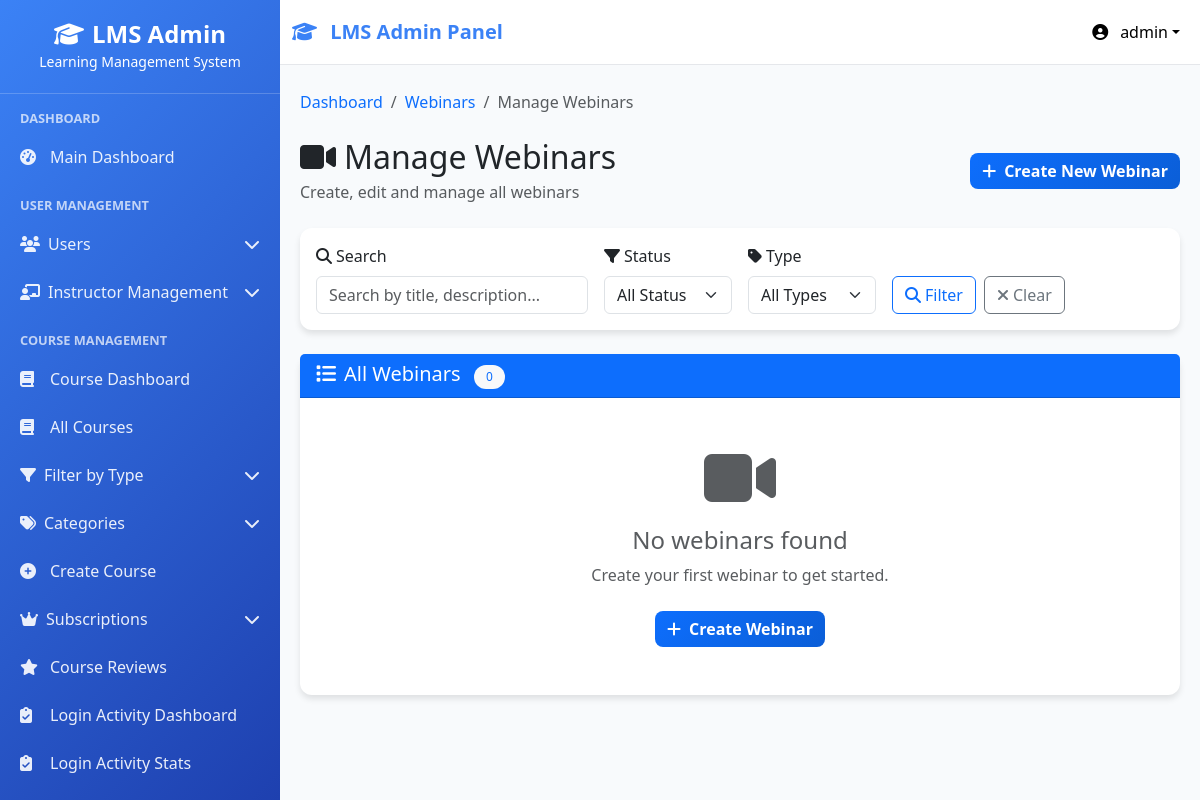
Page /webinars/admin/webinars/ (signed in) on the earlier database version.
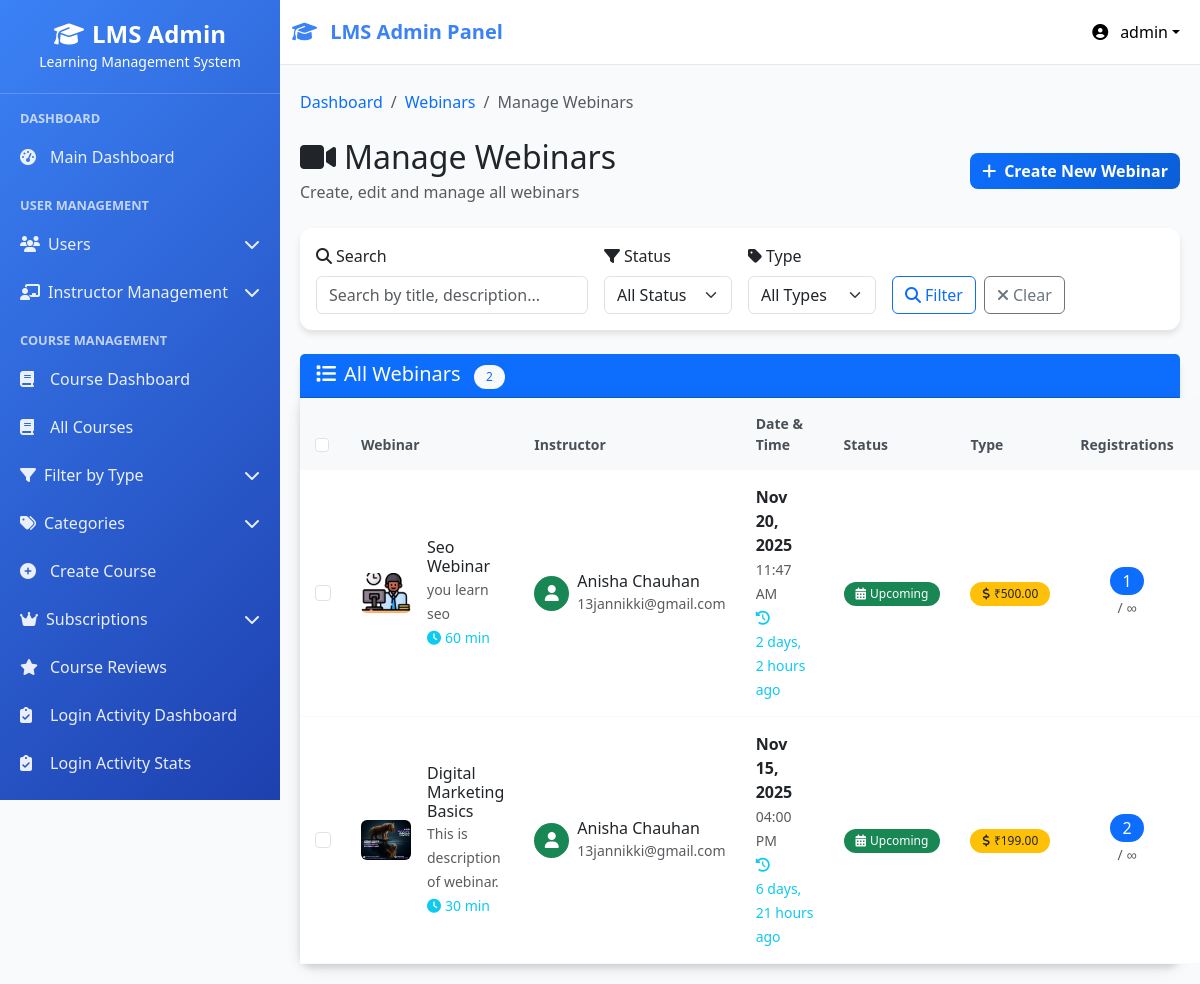
Same page on the later database version.
### webinars/models.py (models this page shows, shortened)
class Webinar(models.Model):
    WEBINAR_TYPE_CHOICES = [
        ('free', 'Free Webinar'),
        ('paid', 'Paid Webinar'),
    ]
    STATUS_CHOICES = [
        ('upcoming', 'Upcoming'),
        ('live', 'Live Now'),
        ('completed', 'Completed'),
        ('cancelled', 'Cancelled'),
    ]
    title = models.CharField(max_length=200)
    slug = models.SlugField(max_length=220, unique=True)
    description = models.TextField()
    short_description = models.CharField(max_length=300, help_text="Brief description for cards")
    category = models.ForeignKey(WebinarCategory, on_delete=models.CASCADE, related_name='webinars')
    webinar_type = models.CharField(max_length=10, choices=WEBINAR_TYPE_CHOICES, default='free')
    status = models.CharField(max_length=20, choices=STATUS_CHOICES, default='upcoming')
    price = models.DecimalField(max_digits=10, decimal_places=2, default=0.00)
    scheduled_date = models.DateTimeField()
    duration_minutes = models.PositiveIntegerField(default=60, help_text="Duration in minutes")
    max_attendees = models.PositiveIntegerField(default=100)
    thumbnail = models.ImageField(upload_to='webinar_thumbnails/', blank=True, null=True)
    webinar_link = models.URLField(blank=True, help_text="Zoom/Meet/Teams link")
    meeting_id = models.CharField(max_length=50, blank=True)
    meeting_password = models.CharField(max_length=50, blank=True)
    instructor = models.ForeignKey(
        User, on_delete=models.CASCADE,
        limit_choices_to={'role__in': ['instructor', 'superadmin']},
        related_name='hosted_webinars'
    )
    learning_outcomes = models.TextField(help_text="What attendees will learn")
    prerequisites = models.TextField(blank=True, help_text="What attendees should know")
    send_reminder_emails = models.BooleanField(default=True)
    reminder_hours_before = models.PositiveIntegerField(default=24, help_text="Send reminder X hours before")
    is_active = models.BooleanField(default=True)
    created_at = models.DateTimeField(auto_now_add=True)
    updated_at = models.DateTimeField(auto_now=True)
    created_by = models.ForeignKey(
        User, on_delete=models.SET_NULL, null=True,
        related_name='created_webinars'
    )
    total_registrations = models.PositiveIntegerField(default=0)
    actual_attendees = models.PositiveIntegerField(default=0)
    class Meta:
        ordering = ['-scheduled_date']
        indexes = [
            models.Index(fields=['status', 'webinar_type']),
            models.Index(fields=['scheduled_date']),
        ]
    def get_absolute_url(self):
        return reverse('webinars:webinar_detail', kwargs={'slug': self.slug})

### userss/models.py (models this page shows, shortened)
class CustomUser(AbstractUser):
    ROLE_CHOICES = (
    ("superadmin", "Super Admin"),
    ("instructor", "Instructor"),
    ("student", "Student"),
    ("webinar_user", "Webinar User"),  # Add this line
)
    role = models.CharField(max_length=20, choices=ROLE_CHOICES, default="student")
    phone_number = models.CharField(max_length=15, blank=True, null=True)
    profile_picture = models.ImageField(
        upload_to="profile_pics/", blank=True, null=True
    )
    bio = models.TextField(max_length=500, blank=True)
    date_of_birth = models.DateField(blank=True, null=True)
    address = models.TextField(max_length=200, blank=True)
    created_by = models.ForeignKey(
        "self",
        on_delete=models.SET_NULL,
        null=True,
        blank=True,
        related_name="created_users",
    )
    updated_at = models.DateTimeField(auto_now=True)
    def get_full_name(self):
        return f"{self.first_name} {self.last_name}".strip()
    class Meta:
        ordering = ["-date_joined"]
        verbose_name = "User"
        verbose_name_plural = "Users"

### webinars/views.py (the view)
# urls.py: path('admin/webinars/', views.admin_manage_webinars, name='admin_manage_webinars'),
@login_required
def admin_manage_webinars(request):
    if request.user.role not in ['superadmin', 'instructor']:
        return redirect('webinars:webinar_landing')
    webinars = Webinar.objects.filter(is_active=True)
    if request.user.role == 'instructor':
        webinars = webinars.filter(instructor=request.user)
    search = request.GET.get('search', '')
    status = request.GET.get('status', '')
    webinar_type = request.GET.get('type', '')
    if search:
        webinars = webinars.filter(
            Q(title__icontains=search) |
            Q(description__icontains=search)
        )
    if status:
        webinars = webinars.filter(status=status)
    if webinar_type:
        webinars = webinars.filter(webinar_type=webinar_type)
    webinars = webinars.annotate(
        registration_count=Count('registrations', filter=Q(registrations__is_active=True))
    ).order_by('-created_at')
    paginator = Paginator(webinars, 15)
    page = request.GET.get('page')
    webinars = paginator.get_page(page)
    context = {
        'webinars': webinars,
        'search': search,
        'status': status,
        'webinar_type': webinar_type,
    }
    return render(request, 'webinars/admin/manage_webinars.html', context)

### lms/context_processors.py (called while the page is built, shortened)
def sidebar_context(request):
    context = {}
    if request.user.is_authenticated:
        from courses.models import Course
        is_admin = request.user.is_superuser or getattr(request.user, 'role', None) == 'superadmin'
        if is_admin:
            sidebar_courses = Course.objects.filter(is_active=True).order_by('course_code')[:15]
        elif getattr(request.user, 'role', None) == 'instructor':
            sidebar_courses = Course.objects.filter(
                instructor=request.user,
                is_active=True
            ).order_by('course_code')[:15]
        else:
            sidebar_courses = []
        context['sidebar_courses'] = sidebar_courses
        context['is_admin_user'] = is_admin  # Template में use करने के लिए
    return context

def instructor_permissions(request):
    context = {
        'instructor_permissions': [],
        'has_content_permission': False,
        'has_email_permission': False,
        'has_course_permission': False,
        'has_batch_permission': False,
        'has_student_permission': False,
        'has_analytics_permission': False,
    }
    return context

### userss/context_processors.py (called while the page is built, shortened)
def instructor_navigation(request):
    return {}

### userss/templates/webinars/admin/manage_webinars.html (shortened to what the changed rows need)
{% extends 'base.html' %}
{% block content %}
<div class="d-flex justify-content-between align-items-center mb-4">
    <div>
        <h2 class="mb-1">
            <i class="fas fa-video me-2"></i>Manage Webinars
        </h2>
    </div>
</div>
<div class="card">
    <div class="card-header bg-primary text-white d-flex justify-content-between align-items-center">
        <h5 class="mb-0">
            <i class="fas fa-list me-2"></i>All Webinars
            <span class="badge bg-light text-primary ms-2">{{ webinars.paginator.count }}</span>
        </h5>
    </div>
    <div class="card-body p-0">
        {% if webinars %}
            <div class="table-responsive" style="overflow: visible;">
                <table class="table table-hover mb-0">
                    <thead class="table-light">
                        <tr>
                            <th width="50">
                                <input type="checkbox" id="selectAll" class="form-check-input">
                            </th>
                            <th>Webinar</th>
                            <th>Instructor</th>
                            <th>Date & Time</th>
                            <th>Status</th>
                            <th>Type</th>
                            <th>Registrations</th>
                            <th>Actions</th>
                        </tr>
                    </thead>
                    <tbody>
                        {% for webinar in webinars %}
                        <tr>
                            <td>
                                <input type="checkbox" class="form-check-input webinar-checkbox" value="{{ webinar.id }}">
                            </td>
                            <td>
                                <div class="d-flex align-items-center">
                                    <div class="flex-shrink-0">
                                        {% if webinar.thumbnail %}
                                            <img src="{{ webinar.thumbnail.url }}" class="rounded" width="50" height="40" style="object-fit: cover;">
                                        {% else %}
                                            <div class="bg-primary rounded d-flex align-items-center justify-content-center" style="width: 50px; height: 40px;">
                                                <i class="fas fa-video text-white"></i>
                                            </div>
                                        {% endif %}
                                    </div>
                                    <div class="flex-grow-1 ms-3">
                                        <h6 class="mb-0">{{ webinar.title }}</h6>
                                        <small class="text-muted">{{ webinar.description|truncatechars:50 }}</small><br>
                                        <small class="text-info">
                                            <i class="fas fa-clock me-1"></i>{{ webinar.duration_minutes }} min
                                        </small>
                                    </div>
                                </div>
                            </td>
                            <td>
                                <div class="d-flex align-items-center">
                                    <div class="flex-shrink-0">
                                        <div class="bg-success rounded-circle d-flex align-items-center justify-content-center" style="width: 35px; height: 35px;">
                                            <i class="fas fa-user text-white"></i>
                                        </div>
                                    </div>
                                    <div class="flex-grow-1 ms-2">
                                        <h6 class="mb-0">{{ webinar.instructor.get_full_name }}</h6>
                                        <small class="text-muted">{{ webinar.instructor.email }}</small>
                                    </div>
                                </div>
                            </td>
                            <td>
                                <div>
                                    <strong>{{ webinar.scheduled_date|date:"M d, Y" }}</strong><br>
                                    <small class="text-muted">{{ webinar.scheduled_date|time:"h:i A" }}</small><br>
                                    <small class="text-info">
                                        {% now "Y-m-d H:i" as current_time %}
                                        {% if webinar.scheduled_date|date:"Y-m-d H:i" > current_time %}
                                            <i class="fas fa-clock me-1"></i>{{ webinar.scheduled_date|timeuntil }}
                                        {% else %}
                                            <i class="fas fa-history me-1"></i>{{ webinar.scheduled_date|timesince }} ago
                                        {% endif %}
                                    </small>
                                </div>
                            </td>
                            <td>
                                {% if webinar.status == 'upcoming' %}
                                    <span class="badge bg-success">
                                        <i class="fas fa-calendar-alt me-1"></i>{{ webinar.get_status_display }}
                                    </span>
                                {% elif webinar.status == 'live' %}
                                    <span class="badge bg-danger">
                                        <i class="fas fa-circle me-1"></i>{{ webinar.get_status_display }}
                                    </span>
                                {% elif webinar.status == 'completed' %}
                                    <span class="badge bg-info">
                                        <i class="fas fa-check-circle me-1"></i>{{ webinar.get_status_display }}
                                    </span>
                                {% else %}
                                    <span class="badge bg-secondary">
                                        <i class="fas fa-times-circle me-1"></i>{{ webinar.get_status_display }}
                                    </span>
                                {% endif %}
                            </td>
                            <td>
                                {% if webinar.webinar_type == 'free' %}
                                    <span class="badge bg-success">
                                        <i class="fas fa-gift me-1"></i>Free
                                    </span>
                                {% else %}
                                    <span class="badge bg-warning text-dark">
                                        <i class="fas fa-dollar-sign me-1"></i>₹{{ webinar.price }}
                                    </span>
                                {% endif %}
                            </td>
                            <td>
                                <div class="text-center">
                                    <span class="badge bg-primary fs-6">{{ webinar.registration_count }}</span><br>
                                    <small class="text-muted">
                                        {% if webinar.max_participants %}
                                            / {{ webinar.max_participants }}
                                        {% else %}
                                            / ∞
                                        {% endif %}
                                    </small>
                                </div>
                            </td>
                            <td style="position: static;">
                            </td>
                        </tr>
                        {% endfor %}
                    </tbody>
                </table>
            </div>
        {% else %}
            <div class="text-center py-5">
                <i class="fas fa-video text-muted mb-3" style="font-size: 4rem;"></i>
                <h4 class="text-muted">No webinars found</h4>
                <p class="text-muted mb-4">
                    {% if search or status or webinar_type %}
                        No webinars match your current filters.
                    {% else %}
                        Create your first webinar to get started.
                    {% endif %}
                </p>
                <a href="{% url 'webinars:admin_create_webinar' %}" class="btn btn-primary">
                    <i class="fas fa-plus me-2"></i>Create Webinar
                </a>
            </div>
        {% endif %}
    </div>
</div>
{% endblock %}

Differences in the rows shown:
added Webinar: thumbnail (picture), title "Seo Webinar", description "you learn seo", duration_minutes "60", instructor.get_full_name "Anisha Chauhan", instructor.email "13jannikki@gmail.com", scheduled_date "Nov 20, 2025", scheduled_date "11:47 AM", scheduled_date "2 days, 2 hours", status "Upcoming", price "500.00", registration_count "1"
added Webinar: thumbnail (picture), title "Digital Marketing Basics", description "This is description of webinar.", duration_minutes "30", instructor.get_full_name "Anisha Chauhan", instructor.email "13jannikki@gmail.com", scheduled_date "Nov 15, 2025", scheduled_date "04:00 PM", scheduled_date "6 days, 21 hours", status "Upcoming", price "199.00", registration_count "2"
Other differences:
{{ webinars.paginator.count }}: "0" → "2"
form field value: (not shown) → "☐"
text no longer shown: "No webinars found Create your first webinar to get started. Create Webinar"
text now shown: "Webinar Instructor Date & Time Status Type Registrations"
